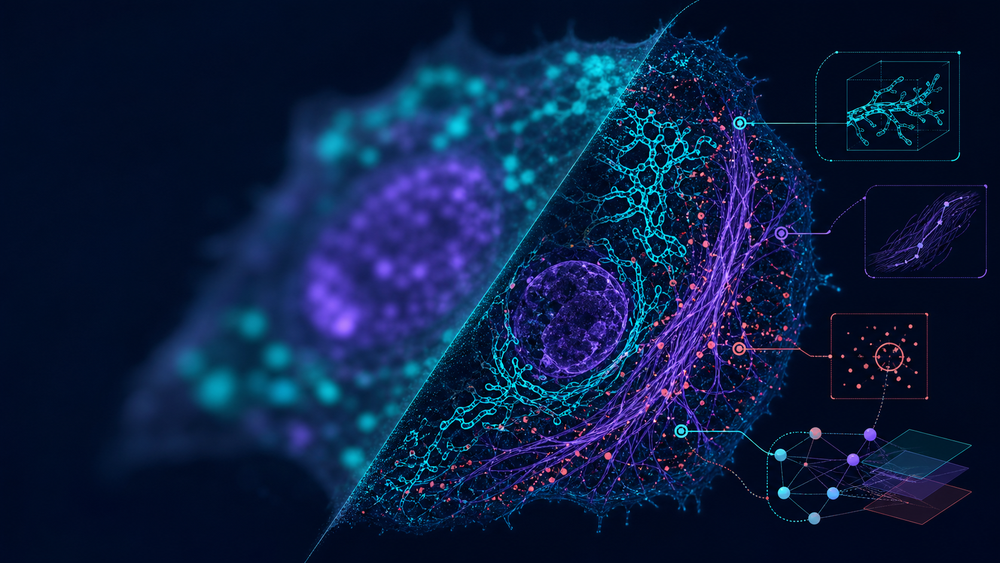
#> input picture MorphAgent_UI/MorphAgent/morphagent_ui/resources/morphagent_hero.png, 1000 x 563 px, shrunk from 1672 x 941 before the run; its folder holds only this picture in this run
$ python -i extract.py   (imports and definitions only)
#> lines starting #> are read from the running program, lines starting #| are printed output that depends on the picture; after the words box and inside, x2 and y2 are one past the last pixel; in counts of white or black regions, pixels touching at a corner belong together
def extract(img, *segmentation_masks):
    # IMPORT ALL REQUIRED PACKAGES AT THE BEGINNING OF THE FUNCTION
    import numpy as np
    from scipy import ndimage
    from skimage.filters import threshold_otsu, threshold_local

    # --- 1. Data Loading and Preprocessing ---
    # Convert to float32 for processing
    arr = np.asarray(img, dtype=np.float32)

    # Check dimensionality
    # Expected: (512, 512, 3)
    if arr.ndim != 3 or arr.shape[2] != 3:
        # Fallback for potential 2D or other formats, though dataset spec says (H, W, 3)
        if arr.ndim == 2:
            # If 2D, assume it's a single channel image, treat as actin if we have no other info
            actin_channel = arr
        else:
            return 0.0
    else:
        # Extract Actin Channel (Channel 0 based on dataset description)
        actin_channel = arr[:, :, 0]

    # Normalize actin channel to 0-1
    vmax = np.percentile(actin_channel, 99.5) if actin_channel.size > 0 else 1.0
    if vmax <= 0: vmax = 1.0
    actin_norm = np.clip(actin_channel / vmax, 0.0, 1.0)

    # --- 2. Define Region of Interest (ROI) ---
    # We need a mask to define where the cells are.
    # Lacunarity is sensitive to the background (large empty spaces), so we want to calculate it
    # primarily within the cellular regions to measure cytoskeletal texture, not cell density.

    roi_mask = None

    # Try to use provided segmentation masks first
    if len(segmentation_masks) > 0:
        # Combine all masks to get a general "cellular area" mask
        combined_mask = np.zeros(actin_channel.shape, dtype=bool)
        for mask in segmentation_masks:
            if mask is not None and mask.shape == actin_channel.shape:
                combined_mask = np.logical_or(combined_mask, mask > 0)

        if np.any(combined_mask):
            roi_mask = combined_mask

    # Fallback: Generate mask from actin channel if no valid segmentation provided
    if roi_mask is None:
        # Simple background segmentation
        try:
            # Gaussian blur to smooth noise
            blurred = ndimage.gaussian_filter(actin_norm, sigma=2.0)
            thresh = threshold_otsu(blurred)
            roi_mask = blurred > thresh
        except Exception:
            # If thresholding fails (e.g., uniform image), use whole image
            roi_mask = np.ones(actin_channel.shape, dtype=bool)

    # If ROI is empty or too small, return 0
    if np.sum(roi_mask) < 100:
        return 0.0

    # --- 3. Binarize the Texture ---
    # Lacunarity is typically calculated on a binary set (foreground pixels vs gaps).
    # We want to binarize the actin filaments *within* the ROI.
    # Adaptive thresholding is good for capturing local texture (filaments) regardless of global intensity.

    # Apply local thresholding within the ROI
    # We use a block size relative to image size (e.g., 31 for 512x512)
    try:
        local_thresh = threshold_local(actin_norm, block_size=31, offset=0.0)
        binary_texture = actin_norm > local_thresh
    except:
        binary_texture = actin_norm > 0.5

    # Intersect texture with ROI (we only care about texture inside cells)
    # Pixels that are 1 are "mass" (filaments), 0 are "lacunae" (gaps)
    # Note: In standard lacunarity, the background outside the ROI shouldn't count as "gaps"
    # in the same way. However, the standard gliding box algorithm runs over a rectangular domain.
    # To handle irregular ROIs, we mask the calculation or crop.
    # A robust approach for irregular shapes is to only consider boxes that are fully contained
    # within the ROI, but that's computationally heavy.
    # A common approximation in bioimage analysis is to treat the ROI as the domain.
    # Here, we will simply zero out the background in the binary texture.
    binary_texture = np.logical_and(binary_texture, roi_mask)

    # --- 4. Gliding Box Lacunarity Calculation using Integral Image ---
    # Lacunarity L(r) = (sigma(r)^2 / mu(r)^2) + 1
    # where mu(r) and sigma(r)^2 are mean and variance of pixel sums in boxes of size r.

    # Compute Integral Image (Summed Area Table) for O(1) box sum calculation
    # Use float64 to prevent overflow
    int_img = np.cumsum(np.cumsum(binary_texture.astype(np.float64), axis=0), axis=1)

    def get_box_sum(r, integral_img):
        # Calculate sums for all r x r boxes using vectorization
        # S(x, y) = I(x, y) - I(x-r, y) - I(x, y-r) + I(x-r, y-r)
        # We slice the arrays to perform this operation for all boxes at once

        # The valid range for top-left corner (i, j) is 0 to H-r, 0 to W-r
        # I[r:, r:] corresponds to I(x, y)
        # I[:-r, r:] corresponds to I(x-r, y)
        # I[r:, :-r] corresponds to I(x, y-r)
        # I[:-r, :-r] corresponds to I(x-r, y-r)

        i_xy = integral_img[r:, r:]
        i_xr_y = integral_img[:-r, r:]
        i_x_yr = integral_img[r:, :-r]
        i_xr_yr = integral_img[:-r, :-r]

        box_sums = i_xy - i_xr_y - i_x_yr + i_xr_yr
        return box_sums

    # Also compute integral image of the ROI mask to count how many valid pixels are in each box
    # This allows us to filter out boxes that are mostly background
    int_mask = np.cumsum(np.cumsum(roi_mask.astype(np.float64), axis=0), axis=1)

    # Define box sizes (r)
    # Geometric progression is standard for fractal analysis
    box_sizes = [2, 4, 8, 16, 32, 64]
    lacunarity_values = []

    for r in box_sizes:
        if r >= min(actin_channel.shape):
            continue

        # Get sums of texture mass in boxes
        mass_counts = get_box_sum(r, int_img)

        # Get sums of valid ROI pixels in boxes
        valid_counts = get_box_sum(r, int_mask)

        # Filter boxes: We only want to calculate statistics on boxes that significantly overlap with the cell.
        # If a box is mostly in the background (outside ROI), it will have mass=0 and valid=0,
        # which distorts the "gappiness" measure of the *cytoskeleton*.
        # Criterion: Box must be at least 50% inside the ROI
        valid_boxes_mask = valid_counts >= (0.5 * r * r)

        if np.sum(valid_boxes_mask) < 2:
            # Not enough valid boxes for this size
            continue

        relevant_masses = mass_counts[valid_boxes_mask]

        mean_mass = np.mean(relevant_masses)
        var_mass = np.var(relevant_masses)

        if mean_mass == 0:
            # If mean is 0, it means all boxes are empty.
            # This implies extreme homogeneity (all empty), so Lacunarity -> 1 (conceptually)
            # or undefined. We handle as 1.0 (minimum possible value).
            lacunarity = 1.0
        else:
            # L = (sigma^2 / mu^2) + 1
            # Coefficient of Variation squared + 1
            lacunarity = (var_mass / (mean_mass ** 2)) + 1

        lacunarity_values.append(lacunarity)

    # --- 5. Aggregation ---
    if not lacunarity_values:
        return 0.0

    # Return the mean lacunarity across the calculated scales
    result = np.mean(lacunarity_values)

    return float(result)

>>> import cv2
>>> picture = cv2.imread('../../../../../../MorphAgent_UI/MorphAgent/morphagent_ui/resources/morphagent_hero.png', cv2.IMREAD_GRAYSCALE)
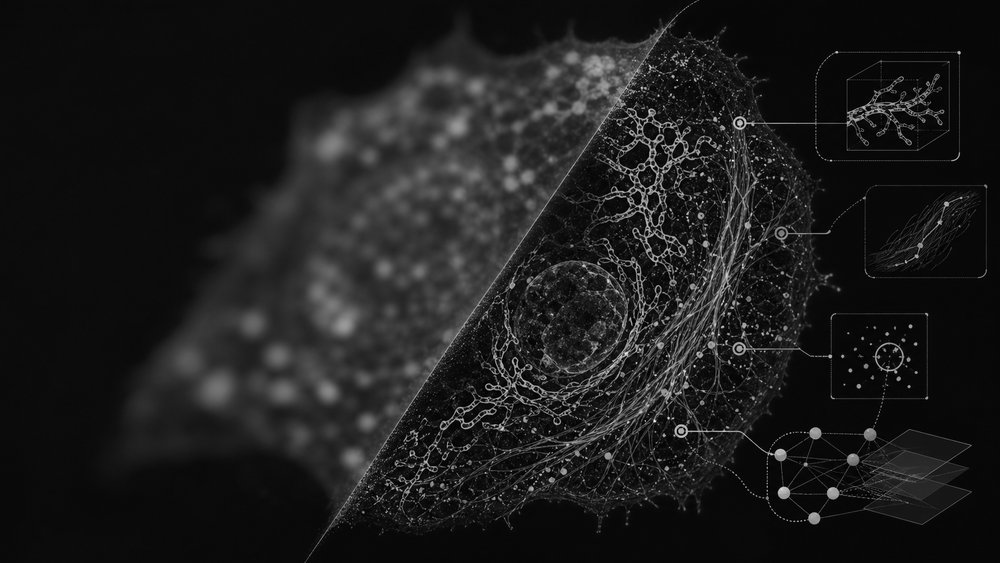
#> picture: shape (563, 1000); min 0, max 253, mean 28.4
>>> result = extract(picture)
#> in extract, `vmax = np.percentile(actin_channel, 99.5) if actin_channel.size > 0 el..`: vmax = 155
#> in extract, `actin_norm = np.clip(actin_channel / vmax, 0.0, 1.0)`:
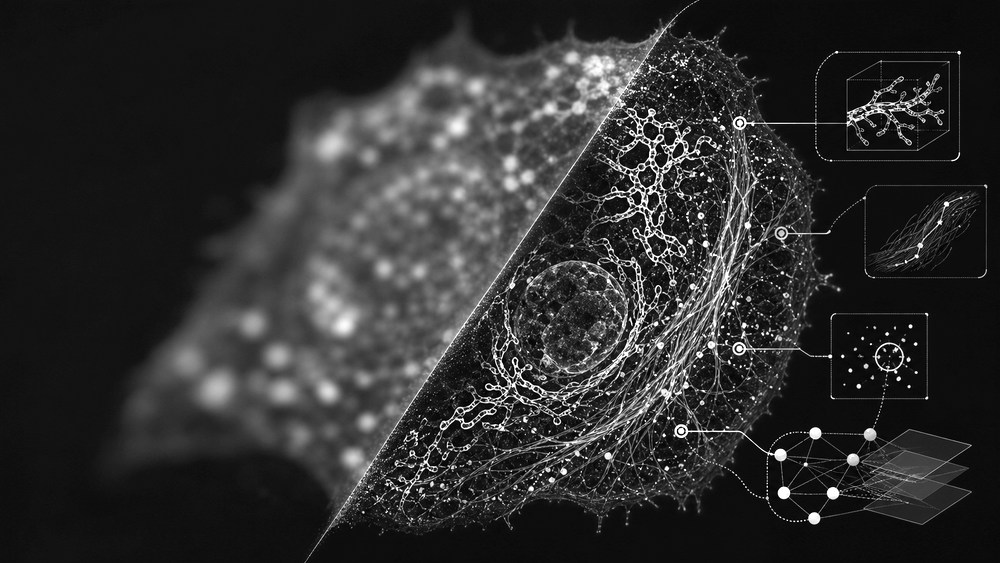
#> actin_norm: shape (563, 1000) float32; min 0, max 1, mean 0.183
#> in extract, `blurred = ndimage.gaussian_filter(actin_norm, sigma=2.0)`:
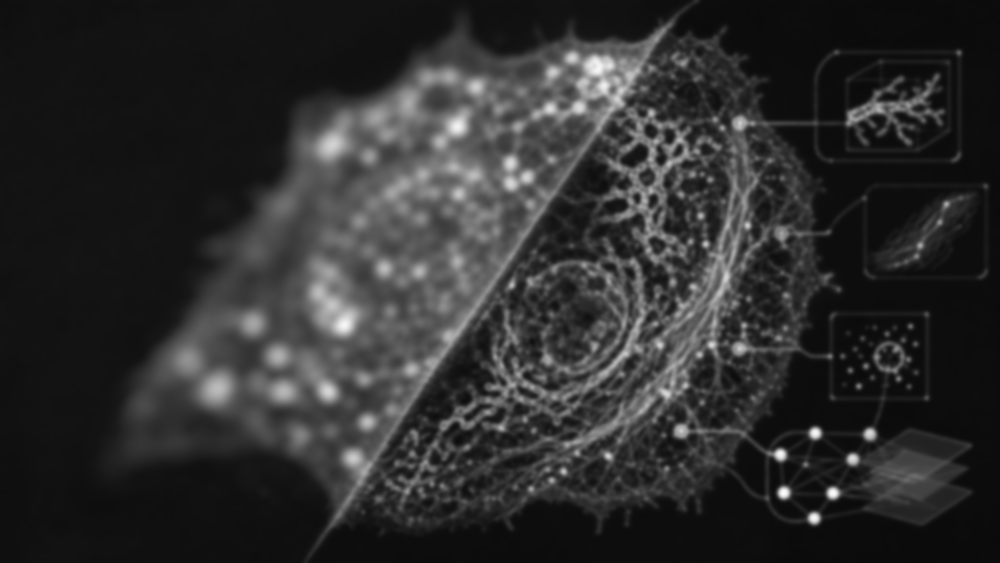
#> blurred: shape (563, 1000) float32; min 0.0417, max 0.99, mean 0.183
#> in extract, `thresh = threshold_otsu(blurred)`: thresh = 0.244
#> in extract, `roi_mask = blurred > thresh`:
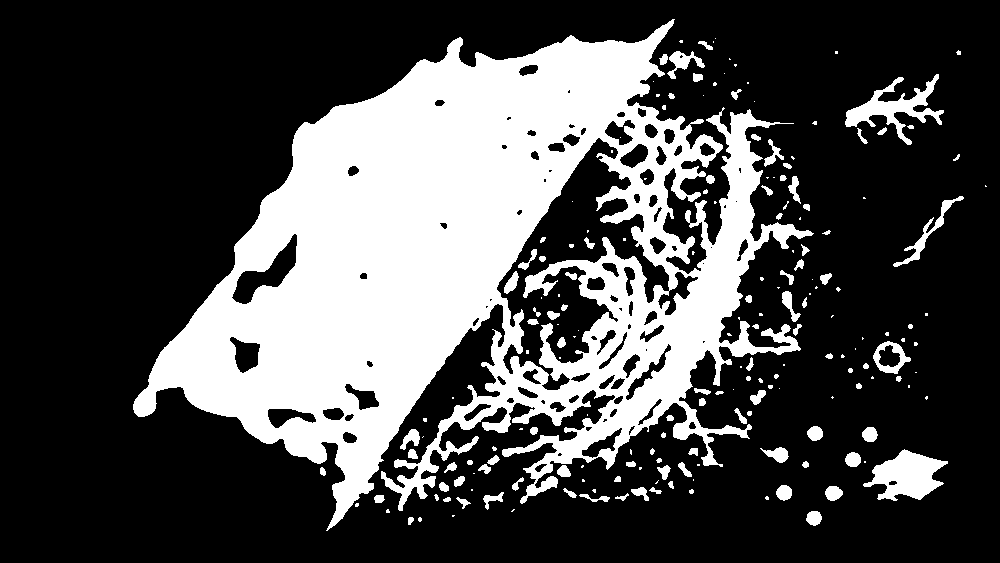
#> roi_mask: shape (563, 1000) bool; 29.2% white; 194 white regions (93 under 20 px), largest, box (x1, y1, x2, y2) and area: (133, 19, 814, 531) 150681, (863, 449, 948, 501) 2440, (845, 74, 944, 145) 2073
#> in extract, `binary_texture = actin_norm > local_thresh`:
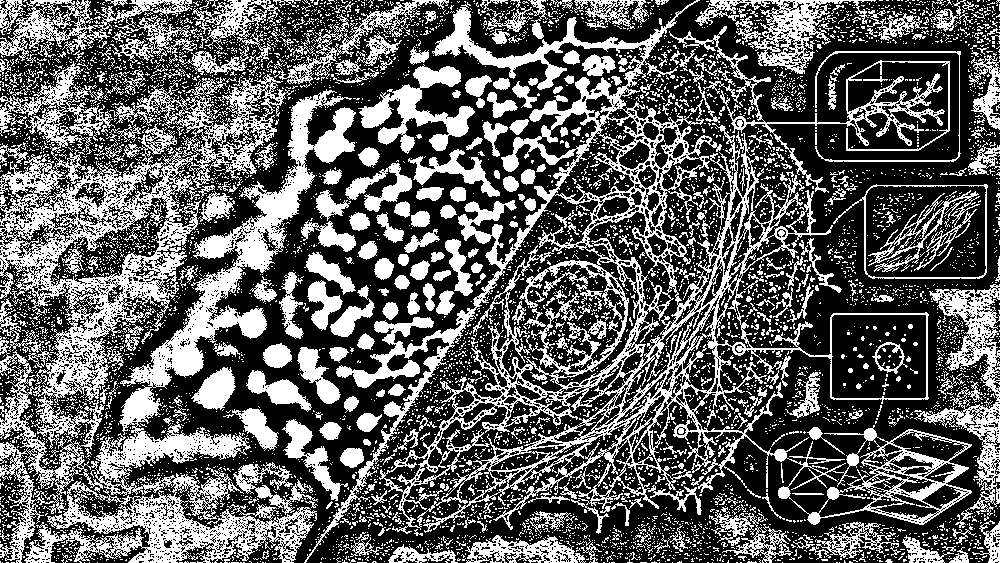
#> binary_texture: shape (563, 1000) bool; 37.8% white; 6245 white regions (5835 under 20 px), largest, box (x1, y1, x2, y2) and area: (0, 61, 356, 563) 59917, (304, 0, 972, 563) 50622, (914, 284, 1000, 528) 5424
#> in extract, `binary_texture = np.logical_and(binary_texture, roi_mask)`:
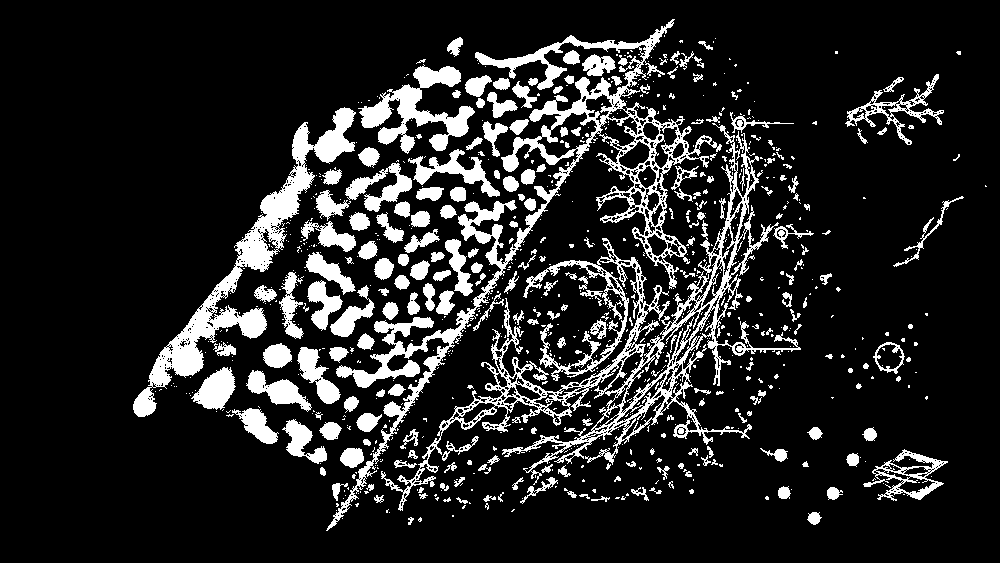
#> binary_texture: shape (563, 1000) bool; 14.6% white; 848 white regions (619 under 20 px), largest, box (x1, y1, x2, y2) and area: (381, 123, 801, 511) 16361, (326, 19, 722, 531) 15829, (133, 107, 356, 417) 9187
#> in extract, `int_img = np.cumsum(np.cumsum(binary_texture.astype(np.float64), axis=..`:
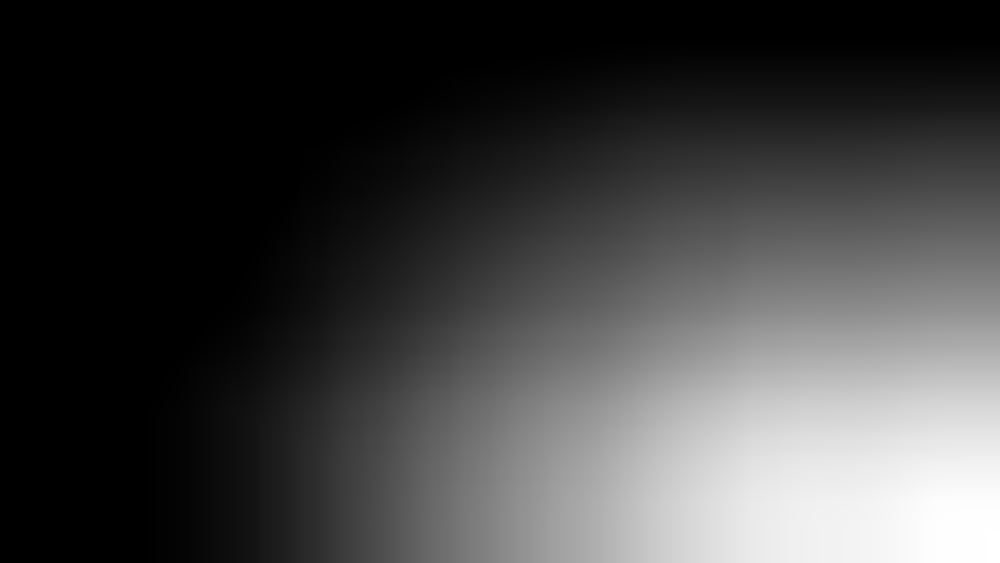
#> int_img: shape (563, 1000) float64; min 0, max 82338, mean 20986.7; drawn with min black and max white
#> the loop in extract, `for r in box_sizes:` made 6 passes
#> (mean_mass, var_mass, lacunarity) on passes 1 to 6: (1.94, 2.81, 1.75), (7.62, 31.74, 1.55), (29.02, 322.8, 1.38), (108.7, 2239.1, 1.19), (410.9, 10618.1, 1.06), (1534.9, 68459.1, 1.03)
#> after the loop in extract, `for r in box_sizes:`: lacunarity_values = [1.75, 1.55, 1.38, 1.19, 1.06, 1.03]
#> in extract, `result = np.mean(lacunarity_values)`: result = 1.33
#> result = 1.33
